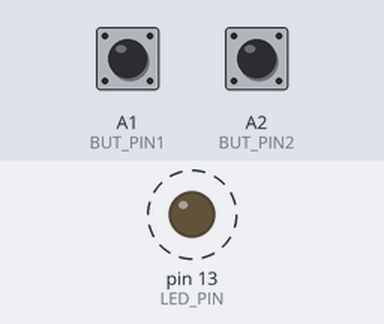
Bench run of a sketch on a simulated Arduino Uno, built with avr-gcc and run on an emulated ATmega328P. Shown: output pins drawn as LEDs (lit = HIGH). Dashed ring = blinking. The inputs (shaded band) are chosen by the test bench; at power-on: A1 (BUT_PIN1) HIGH, A2 (BUT_PIN2) HIGH.

Above: at 0.5 s.
Timing chart, 0 to 4.6 s (numbered marks = the images above):
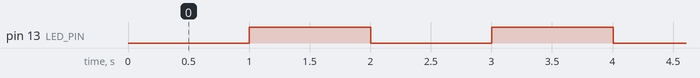

The sketch:

arduino0.ino
```cpp
#define LED_PIN 13
#define BUT_PIN1 A1
#define BUT_PIN2 A2

unsigned long time = millis();
unsigned long time_but1 = 0;
unsigned long time_but2 = 0;
int lastBut1 = 1;
int lastBut2 = 1;
int maxSeg = 1000;
bool ledOn = false;

// the setup function runs once when you press reset or power the brd
void setup() {
  // initialize digital pin LED_BUILTIN as an output.
  pinMode(LED_PIN, OUTPUT);
  pinMode(BUT_PIN1, INPUT);
  pinMode(BUT_PIN2, INPUT);
}

// the loop function runs over and over again forever
void loop() {

  if((millis() - time) > maxSeg) {
    if(ledOn)
      digitalWrite(LED_PIN, LOW);
    else
      digitalWrite(LED_PIN, HIGH);
    ledOn = !ledOn;
    time = millis();
  }

  int but1 = digitalRead(BUT_PIN1);
  int but2 = digitalRead(BUT_PIN2);

  if(!but1)
    time_but1 = millis();
  if(!but2)
    time_but2 = millis();

  if((time_but1 || time_but2) && abs(time_but1 - time_but2) < 500) {
    digitalWrite(LED_PIN, LOW);
    while(1);
  }

  if(but1 && !lastBut1)
    maxSeg /= 1.1;

  if(but2 && !lastBut2)
    maxSeg *= 1.1;

  lastBut1 = but1;
  lastBut2 = but2;
}
```

Measured:
- by itself, pin 13 (LED_PIN): alternates HIGH for 1.0 s and LOW for 1.0 s
